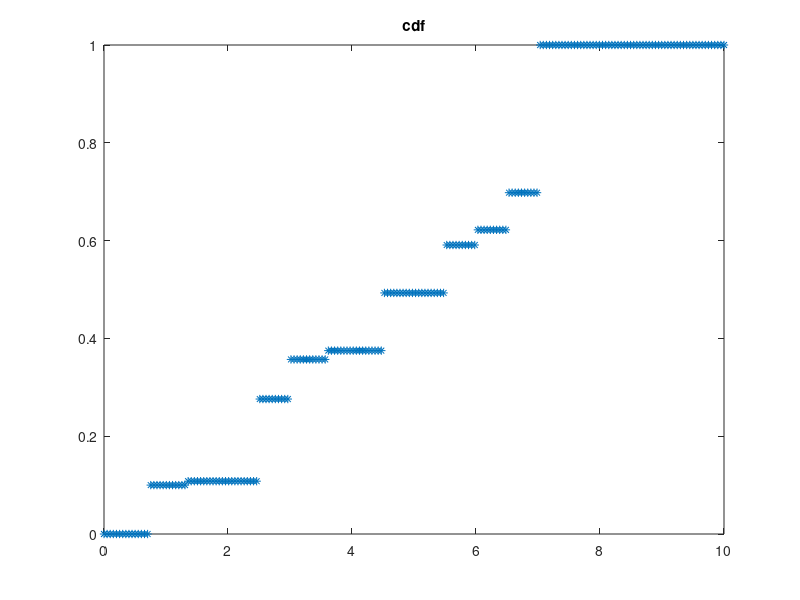
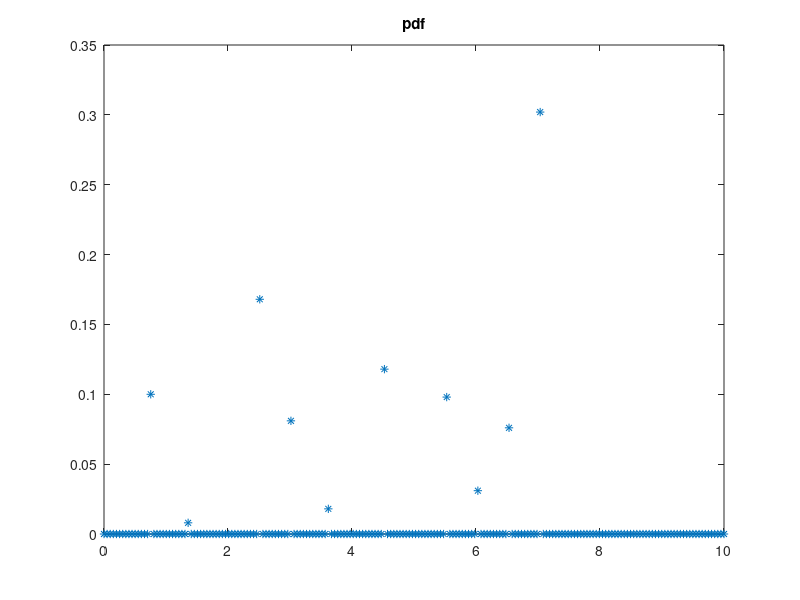

Write MATLAB code to recreate these figures, in order.
N=1000;
exu=0;
squexp=0;               %%dont forget to arrange the x and p
x=[0.8 1.4 2.5 3 3.6 4.5 5.5 6 6.5 7];
p=[0.09 0.01 0.2 0.08 0.02 0.1 0.1 0.03 0.07 0.3];
z=length(x);

for i=1:z
   exu=exu+(x(i)*p(i));
   squexp= squexp+(x(i)*x(i)*p(i));
end
var=squexp-exu^2;
fprintf('Theoretical mean is');
disp(exu);
fprintf('Theoretical variance is');
disp(var);

% theoretical vs practical %
y=length(p);

% for i=1:N
%     u(i)=rand();
% end

a=[];
sumP =[];
sumP(1)=p(1);
for i= 2:y
   sumP(i)=sumP(i-1)+p(i); 
end    
sum=0;
sumsqu=0;
var=0;
for j=1:N
    u(j)=rand();
    i=1;
    while (u(j)>sumP(i) && i<length(p))
        i=i+1;               
    end
    a(j)=x(i);
    sum=sum+a(j)/N;
    sumsqu=sumsqu+(a(j)*a(j)/N);
end
fprintf('practival mean is');
disp(sum)
var=sumsqu-sum^2;
fprintf('practival variance is');
disp(var)


xMax=10;
delta_x=0.05;
    
    x=0;
    j=1;
    while x <= xMax
        x=x+delta_x;
        C=0;
        z=0;
        for i = 1 : N            
            if ( a(i) <= x )
                C=C+1;
                if(a(i)>x-delta_x)
                    z=z+1;
                end            
            end
        end
        Prob(j)=C/N;
        prob(j)=z/N;
        j=j+1;
    end
    xxasis=linspace(0,xMax,j-1);
    figure;
    %plot(xxasis,Prob,'*');
    plot(xxasis,Prob,'*');
    title('cdf');
    figure;
    plot(xxasis,prob,'*');
    title('pdf');
  
